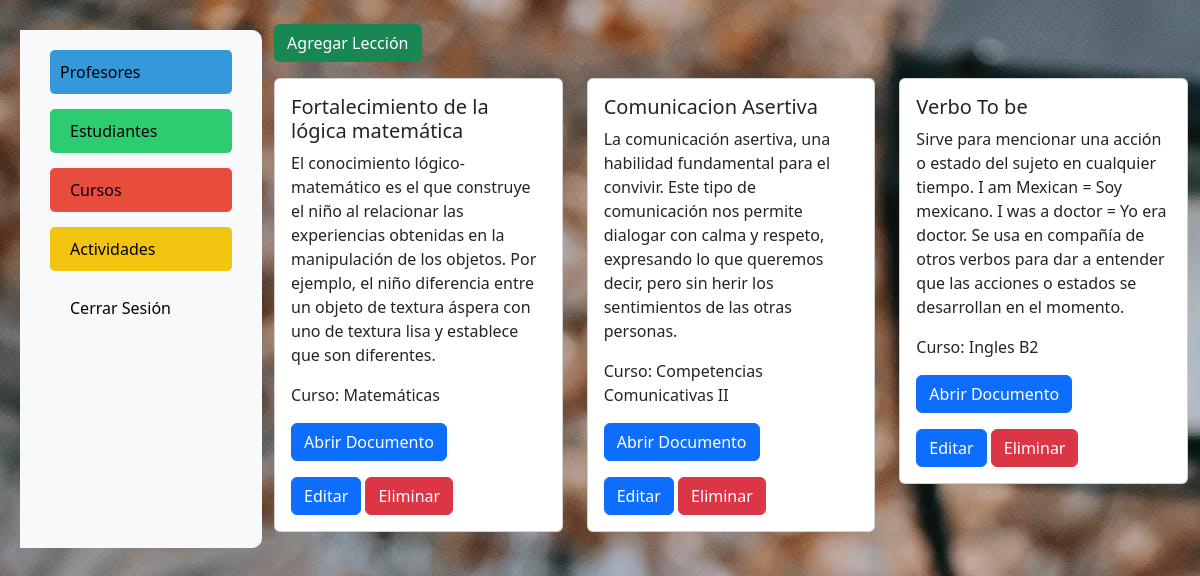
/lecciones/, run on the app's committed database.
### cursos/models.py (models this page shows, shortened)
class Leccion(models.Model):
    nombre = models.CharField(max_length=100)
    curso = models.ForeignKey(Curso, related_name='lecciones', on_delete=models.CASCADE)
    descripcion_actividad = models.TextField()
    contenido = models.FileField(upload_to='contenido_lecciones/')

class Curso(models.Model):
    nombre = models.CharField(max_length=100)
    descripcion = models.TextField()
    profesores = models.ManyToManyField(Profesor, related_name='cursos')
    estudiantes = models.ManyToManyField(Estudiante, related_name='cursos')

### cursos/views.py (the view)
# urls.py: path('lecciones/', views.lista_lecciones, name='lista_lecciones'),
def lista_lecciones(request):
    lecciones = Leccion.objects.all()
    return render(request, 'cursos/lista_lecciones.html', {'lecciones': lecciones})

### cursos/templates/cursos/lista_lecciones.html (shortened to what this page needs)
{% extends 'plantilla.html' %}
{% block content %}
<div class="mb-3">
    <a href="{% url 'agregar_leccion' %}" class="btn btn-success">Agregar Lección</a>
</div>
<div class="row">
    {% for leccion in lecciones %}
    <div class="col-md-4 mb-3">
        <div class="card">
            <div class="card-body">
                <h5 class="card-title">{{ leccion.nombre }}</h5>
                <p class="card-text">{{ leccion.descripcion_actividad }}</p>
                <p class="card-text">Curso: {{ leccion.curso.nombre }}</p>
                <p class="card-text">
                    <a href="{{ leccion.contenido.url }}" target="_blank" class="btn btn-primary">Abrir Documento</a>
                </p>
                <div class="mt-3">
                    <a href="{% url 'editar_leccion' leccion_id=leccion.pk %}" class="btn btn-primary">Editar</a>
                    <form method="post" action="{% url 'eliminar_leccion' leccion_id=leccion.pk %}" style="display: inline;">
                        <button type="submit" class="btn btn-danger">Eliminar</button>
                    </form>
                </div>
            </div>
        </div>
    </div>
    {% endfor %}
</div>
{% endblock %}

### cursos/static/estilos.css (style rules this page uses)
body { background-color: #2052bd; }
body { background-image: url('img/fondo.jpg'); }

### data on the page
Leccion: nombre "Fortalecimiento de la lógica matemática", descripcion_actividad "El conocimiento lógico-matemático es el que construye el niño al relacionar las experiencias obtenidas en la manipulación de los objetos. Por ejemplo, el niño diferencia entre un objeto de textura áspera con uno de textura lisa y establece que son diferentes.", curso.nombre "Matemáticas"
Leccion: nombre "Comunicacion Asertiva", descripcion_actividad "La comunicación asertiva, una habilidad fundamental para el convivir. Este tipo de comunicación nos permite dialogar con calma y respeto, expresando lo que queremos decir, pero sin herir los sentimientos de las otras personas.", curso.nombre "Competencias Comunicativas II"
Leccion: nombre "Verbo To be", descripcion_actividad "Sirve para mencionar una acción o estado del sujeto en cualquier tiempo. I am Mexican = Soy mexicano. I was a doctor = Yo era doctor. Se usa en compañía de otros verbos para dar a entender que las acciones o estados se desarrollan en el momento.", curso.nombre "Ingles B2"
